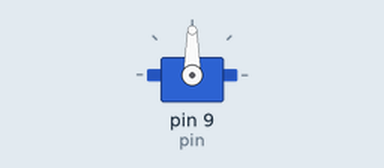
Bench run of a sketch on a simulated Arduino Uno, built with avr-gcc and run on an emulated ATmega328P. Shown: servo.

Above: at 0.05 s.
Timing chart, 0 to 4.6 s (numbered marks = the images above):
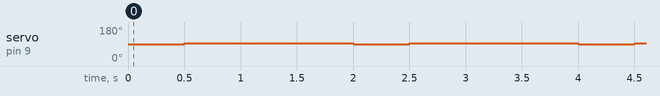

The sketch:

advanced_servo.ino
```cpp
#include <Servo.h>

Servo myservo;  // create servo object to control a servo
// twelve servo objects can be created on most boards

int pos = 0;    // variable to store the servo position
int pin = 9;
void setup() {
  myservo.attach(pin);          // attaches the servo on pin 9 to the servo object
  pinMode(pin, OUTPUT);      // sets the digital pin as output
}

// compare all three ways!
void loop() {
  myservo.write(90);
  delay(500);
  myservo.writeMicroseconds(1500);
  delay(500);
  goToPosition(1500);
  delay(1000);
}


void goToPosition(unsigned int microseconds){
  digitalWrite(pin, HIGH);          //
  delayMicroseconds(microseconds);  // waits for a microseconds
  digitalWrite(pin, LOW);           //
}
```

Measured:
- by itself, servo on pin 9 (pin): alternates 93° for 1.5 s and 90° for 0.50 s
